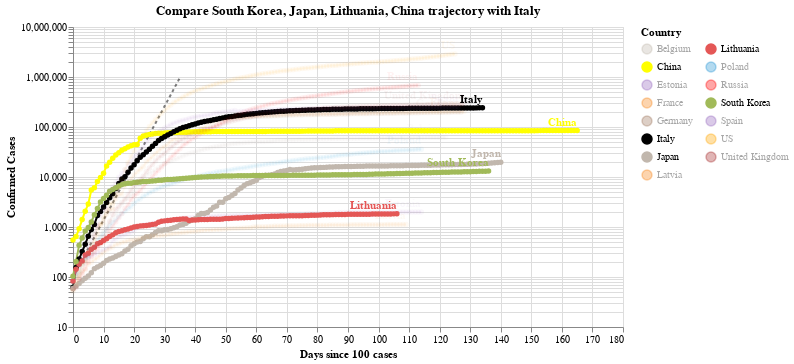

This figure's notebook cell:
### Code cell
#hide_input
chart3 = make_since_chart(dff2, ['South Korea', 'Japan', 'Lithuania', 'China'], baseline_countries)
chart3

### Figure 1 — Vega-Lite specification as saved in the notebook (floating-point values rounded to 4 significant figures; data arrays with more than 128 entries replaced by an {"elided": "..."} marker saying what was removed)
{"config": {"view": {"continuousWidth": 400, "continuousHeight": 300}}, "layer": [{"data": {"name": "data-628230001892d6798b50651be41d1b3e"}, "mark": {"type": "line", "color": "black", "opacity": 0.5, "strokeDash": [3, 3]}, "encoding": {"x": {"type": "quantitative", "field": "Days since 100 cases"}, "y": {"type": "quantitative", "field": "Confirmed Cases"}}}, {"data": {"name": "data-46b5bc68ca6dfc8c4cf5e3da360d8b9b"}, "mark": {"type": "line", "point": true}, "encoding": {"color": {"type": "nominal", "field": "Country", "legend": {"columns": 2}, "scale": {"domain": ["Belgium", "China", "Estonia", "France", "Germany", "Italy", "Japan", "Latvia", "Lithuania", "Poland", "Russia", "South Korea", "Spain", "US", "United Kingdom"], "range": ["#C1B7AD", "yellow", "#9467bd", "#F58518", "#9D755D", "black", "#C1B7AD", "#F58518", "#E45756", "#2495D3", "red", "#A1BA59", "#9467bd", "orange", "brown"]}}, "opacity": {"condition": {"value": 1, "selection": "selector007"}, "value": 0.05}, "tooltip": [{"type": "nominal", "field": "Country"}, {"type": "temporal", "field": "Date"}, {"type": "quantitative", "field": "Confirmed Cases"}, {"type": "quantitative", "field": "Days since 100 cases"}], "x": {"type": "quantitative", "field": "Days since 100 cases"}, "y": {"type": "quantitative", "field": "Confirmed Cases", "scale": {"type": "log"}}}, "selection": {"selector007": {"type": "multi", "fields": ["Country"], "bind": "legend", "init": [{"Country": "South Korea"}, {"Country": "Japan"}, {"Country": "Lithuania"}, {"Country": "China"}, {"Country": "Italy"}]}}, "width": 550}, {"data": {"name": "data-46b5bc68ca6dfc8c4cf5e3da360d8b9b"}, "mark": {"type": "text", "align": "right", "dy": -8, "fontWeight": "bold"}, "encoding": {"color": {"type": "nominal", "field": "Country", "legend": {"columns": 2}, "scale": {"domain": ["Belgium", "China", "Estonia", "France", "Germany", "Italy", "Japan", "Latvia", "Lithuania", "Poland", "Russia", "South Korea", "Spain", "US", "United Kingdom"], "range": ["#C1B7AD", "yellow", "#9467bd", "#F58518", "#9D755D", "black", "#C1B7AD", "#F58518", "#E45756", "#2495D3", "red", "#A1BA59", "#9467bd", "orange", "brown"]}}, "opacity": {"condition": {"value": 1, "selection": "selector007"}, "value": 0.05}, "text": {"type": "nominal", "field": "Country"}, "tooltip": [{"type": "nominal", "field": "Country"}, {"type": "temporal", "field": "Date"}, {"type": "quantitative", "field": "Confirmed Cases"}, {"type": "quantitative", "field": "Days since 100 cases"}], "x": {"type": "quantitative", "field": "Days since 100 cases"}, "y": {"type": "quantitative", "field": "Confirmed Cases", "scale": {"type": "log"}}}, "transform": [{"filter": "(datum['Date'] >= 1593907200000)"}], "width": 550}], "title": "Compare South Korea, Japan, Lithuania, China trajectory with Italy", "$schema": "https://vega.github.io/schema/vega-lite/v4.0.2.json", "datasets": {"data-628230001892d6798b50651be41d1b3e": [{"Days since 100 cases": 0, "Confirmed Cases": 100.0}, {"Days since 100 cases": 1, "Confirmed Cases": 130.0}, {"Days since 100 cases": 2, "Confirmed Cases": 169.0}, {"Days since 100 cases": 3, "Confirmed Cases": 219.7}, {"Days since 100 cases": 4, "Confirmed Cases": 285.6}, {"Days since 100 cases": 5, "Confirmed Cases": 371.3}, {"Days since 100 cases": 6, "Confirmed Cases": 482.7}, {"Days since 100 cases": 7, "Confirmed Cases": 627.5}, {"Days since 100 cases": 8, "Confirmed Cases": 815.7}, {"Days since 100 cases": 9, "Confirmed Cases": 1060.0}, {"Days since 100 cases": 10, "Confirmed Cases": 1379.0}, {"Days since 100 cases": 11, "Confirmed Cases": 1792.0}, {"Days since 100 cases": 12, "Confirmed Cases": 2330.0}, {"Days since 100 cases": 13, "Confirmed Cases": 3029.0}, {"Days since 100 cases": 14, "Confirmed Cases": 3937.0}, {"Days since 100 cases": 15, "Confirmed Cases": 5119.0}, {"Days since 100 cases": 16, "Confirmed Cases": 6654.0}, {"Days since 100 cases": 17, "Confirmed Cases": 8650.0}, {"Days since 100 cases": 18, "Confirmed Cases": 11250.0}, {"Days since 100 cases": 19, "Confirmed Cases": 14620.0}, {"Days since 100 cases": 20, "Confirmed Cases": 19000.0}, {"Days since 100 cases": 21, "Confirmed Cases": 24710.0}, {"Days since 100 cases": 22, "Confirmed Cases": 32120.0}, {"Days since 100 cases": 23, "Confirmed Cases": 41750.0}, {"Days since 100 cases": 24, "Confirmed Cases": 54280.0}, {"Days since 100 cases": 25, "Confirmed Cases": 70560.0}, {"Days since 100 cases": 26, "Confirmed Cases": 91730.0}, {"Days since 100 cases": 27, "Confirmed Cases": 119300.0}, {"Days since 100 cases": 28, "Confirmed Cases": 155000.0}, {"Days since 100 cases": 29, "Confirmed Cases": 201500.0}, {"Days since 100 cases": 30, "Confirmed Cases": 262000.0}, {"Days since 100 cases": 31, "Confirmed Cases": 340600.0}, {"Days since 100 cases": 32, "Confirmed Cases": 442800.0}, {"Days since 100 cases": 33, "Confirmed Cases": 575600.0}, {"Days since 100 cases": 34, "Confirmed Cases": 748300.0}, {"Days since 100 cases": 35, "Confirmed Cases": 972800.0}], "data-46b5bc68ca6dfc8c4cf5e3da360d8b9b": {"elided": "1902 records"}}}
